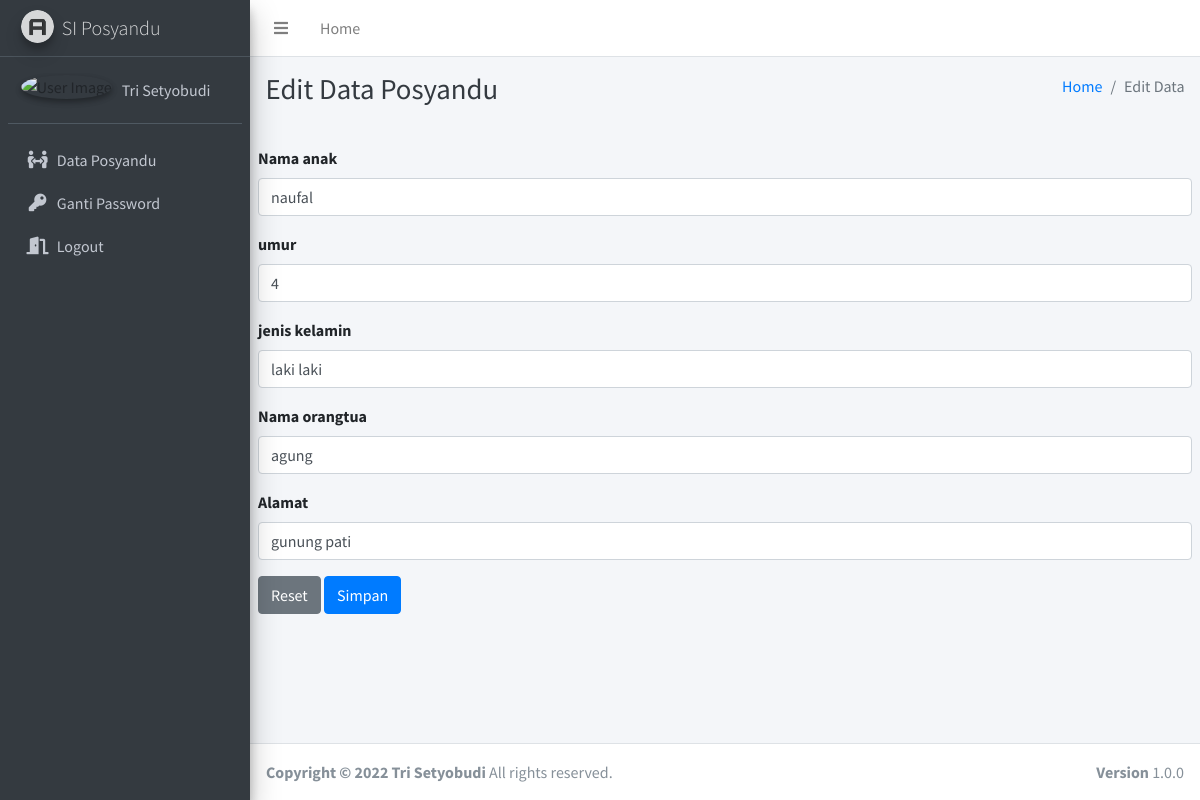
The app's page /admin/edit/4 with its own data.
### tables this page shows
CREATE TABLE `tb_pos` (
  `id` int(11) NOT NULL,
  `nama_anak` varchar(20) NOT NULL,
  `umur` varchar(10) NOT NULL,
  `jenis_kelamin` varchar(14) NOT NULL,
  `nama_orangtua` varchar(16) NOT NULL,
  `alamat` varchar(30) NOT NULL
);

### application/controllers/admin.php (called while the page is built, shortened)
<?php
class Admin extends CI_Controller {
	public function edit($id){
		$where = array('id' => $id , );
		$data['penduduk']=$this->M_penduduk->edit_data($where,'tb_pos');
		$this->load->view('templates/header');
		$this->load->view('templates/sidebar');
		$this->load->view('edit',$data);
		$this->load->view('templates/footer');
	}
}

### index.php (called while the page is built, shortened)
<?php
require_once BASEPATH.'core/CodeIgniter.php';

### application/models/M_penduduk.php (called while the page is built, shortened)
<?php
class M_penduduk extends CI_Model {
	public function edit_data($where,$table){
		return $this->db->get_where($table,$where)->result();
	}
}

### application/views/edit.php (the view, shortened to what this page needs)
<div class="content-wrapper">
  <div class="content-header">
    <div class="container-fluid">
      <div class="row mb-2">
        <div class="col-sm-6">
          <h1 class="m-0 text-dark">Edit Data Posyandu</h1>
        </div>
        <div class="col-sm-6">
          <ol class="breadcrumb float-sm-right">
            <li class="breadcrumb-item"><a href="#">Home</a></li>
            <li class="breadcrumb-item active">Edit Data</li>
          </ol>
        </div>
      </div>
    </div>
  </div>
  <section class="content">
    <?php foreach ($penduduk as $pdk ): ?>
      <form action="<?php echo base_url(),'admin/update' ?>" method="post">
        <div class="form-group">
          <label for="nama_anak">Nama anak</label>
          <input type="text" class="form-control" id="nama_anak" name="nama_anak" value="<?php echo $pdk->nama_anak ; ?>">
        </div>
        <div class="form-group">
          <label for="umur">umur</label>
          <input type="text" class="form-control" id="umur" name="umur" value="<?php echo $pdk->umur ; ?>">
        </div>
        <div class="form-group">
          <label for="jenis_kelamin">jenis kelamin</label>
          <input type="text" class="form-control" id="jenis_kelamin" name="jenis_kelamin" value="<?php echo $pdk->jenis_kelamin ; ?>">
        </div>
        <div class="form-group">
          <label for="nama_orangtua">Nama orangtua</label>
          <input type="text" class="form-control" id="nama orangtua" name="nama orangtua" value="<?php echo $pdk->nama_orangtua ; ?>">
        </div>
        <div class="form-group">
          <label for="alamat">Alamat</label>
          <input type="text" class="form-control" id="alamat" name="alamat" value="<?php echo $pdk->alamat ; ?>">
        </div>
      <button type="reset" class="btn btn-secondary" >Reset</button>
      <button type="submit" class="btn btn-primary">Simpan</button>
    </div>
    <?php endforeach ?>
</div>

### records on screen
tb_pos: nama_anak "naufal", umur "4", jenis_kelamin "laki laki", nama_orangtua "agung", alamat "gunung pati"
